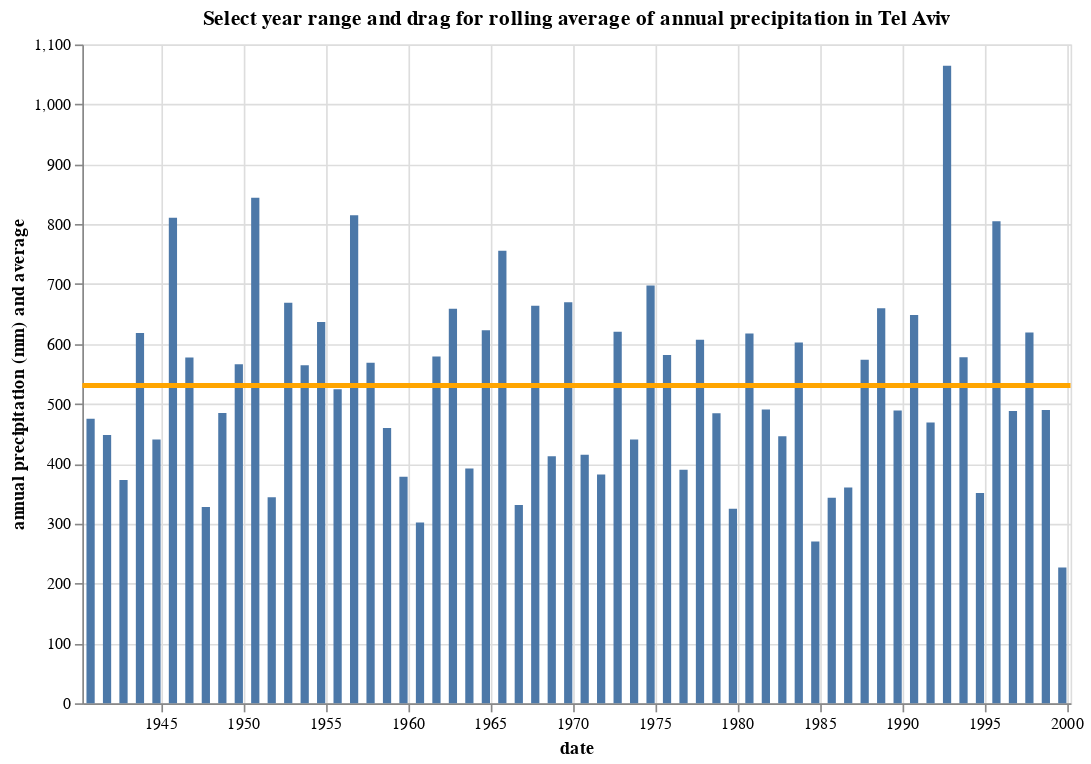

The cell this chart's notebook holds for it:
### Markdown cell above
![](hydrology_figures/monthly_tel_aviv_1940-1999.png)

## hydrological year

A time period of 12 months for which precipitation totals are measured. The hydrological year is designated by the calendar year in which it **ends**.  
Let's define the hydrological year for Tel Aviv from 1 October to 30 September.

האם אקלים הגשם שלנו משתנה
> youtube: https://youtu.be/v0uNpj03Rk4

![](hydrology_figures/annual_tel_aviv_with_mean.png)

![](hydrology_figures/histogram_tel_aviv_with_mean_and_std.png)

## coefficient of variation

$\langle{P}\rangle=$ average precipitation  
$\sigma=$ standard deviation

$$CV = \frac{\sigma}{\langle{P}\rangle}$$

Assuming that the inter-annual distribution is a gaussian: 67% of the time, rainfall will vary +/- 30% from its long term average in Tel Aviv.

Precipitation averages are [usually calculated for time intervals of 30 years](https://www.ncdc.noaa.gov/news/defining-climate-normals-new-ways).

![](hydrology_figures/mean_tel_aviv_2_windows.png)

![](hydrology_figures/mean_tel_aviv_4_windows.png)

### Code cell
#collapse-hide

import altair as alt
import pandas as pd

df = pd.read_csv("TEL_AVIV_READING_monthly.csv", sep=",")
# make 'DATE' the dataframe index
df['DATE'] = pd.to_datetime(df['DATE'])
df = df.set_index('DATE')

df_year_all = df['PRCP'].resample('A-SEP').sum().to_frame()  # annual frequency, anchored end of September
df_year_all.columns = ['rain (mm)'] # rename 'PRCP' column to 'rain (mm)'
df_year = df_year_all.iloc[:-1]  # exclude last row

# Altair only recognizes column data; it ignores index values.
# You can plot the index data by first resetting the index
# I know that I've just made 'DATE' the index, but I want to have this here nonetheless so I can refer to this in the future
source = df_year.reset_index()
brush = alt.selection(type='interval', encodings=['x'])

# T: temporal, a time or date value
# Q: quantitative, a continuous real-valued quantity
# https://altair-viz.github.io/user_guide/encoding.html#encoding-data-types
bars = alt.Chart().mark_bar().encode(
    x=alt.X('DATE:T', axis=alt.Axis(title='date')),
    y=alt.Y('rain (mm):Q',  axis=alt.Axis(title='annual precipitation (mm) and average')),
    opacity=alt.condition(brush, alt.OpacityValue(1), alt.OpacityValue(0.2)),
).add_selection(
    brush
).properties(
    title='Select year range and drag for rolling average of annual precipitation in Tel Aviv'
).properties(
    width=600,
    height=400
)

line = alt.Chart().mark_rule(color='orange').encode(
    y='mean(rain (mm)):Q',
    size=alt.SizeValue(3)
).transform_filter(
    brush
)

alt.layer(bars, line, data=source)

### Figure 1 — Vega-Lite specification as saved in the notebook (floating-point values rounded to 4 significant figures)
{"config": {"view": {"continuousWidth": 400, "continuousHeight": 300}}, "layer": [{"mark": "bar", "encoding": {"opacity": {"condition": {"value": 1, "selection": "selector001"}, "value": 0.2}, "x": {"type": "temporal", "axis": {"title": "date"}, "field": "DATE"}, "y": {"type": "quantitative", "axis": {"title": "annual precipitation (mm) and average"}, "field": "rain (mm)"}}, "height": 400, "selection": {"selector001": {"type": "interval", "encodings": ["x"]}}, "title": "Select year range and drag for rolling average of annual precipitation in Tel Aviv", "width": 600}, {"mark": {"type": "rule", "color": "orange"}, "encoding": {"size": {"value": 3}, "y": {"type": "quantitative", "aggregate": "mean", "field": "rain (mm)"}}, "transform": [{"filter": {"selection": "selector001"}}]}], "data": {"name": "data-2d96d987e1227deba5d77799c3c22c8b"}, "$schema": "https://vega.github.io/schema/vega-lite/v4.8.1.json", "datasets": {"data-2d96d987e1227deba5d77799c3c22c8b": [{"DATE": "1940-09-30T00:00:00", "rain (mm)": 474.9}, {"DATE": "1941-09-30T00:00:00", "rain (mm)": 447.8}, {"DATE": "1942-09-30T00:00:00", "rain (mm)": 372.9}, {"DATE": "1943-09-30T00:00:00", "rain (mm)": 618.2}, {"DATE": "1944-09-30T00:00:00", "rain (mm)": 440.5}, {"DATE": "1945-09-30T00:00:00", "rain (mm)": 810.6}, {"DATE": "1946-09-30T00:00:00", "rain (mm)": 577.3}, {"DATE": "1947-09-30T00:00:00", "rain (mm)": 327.8}, {"DATE": "1948-09-30T00:00:00", "rain (mm)": 484.5}, {"DATE": "1949-09-30T00:00:00", "rain (mm)": 566.1}, {"DATE": "1950-09-30T00:00:00", "rain (mm)": 844.1}, {"DATE": "1951-09-30T00:00:00", "rain (mm)": 343.8}, {"DATE": "1952-09-30T00:00:00", "rain (mm)": 668.9}, {"DATE": "1953-09-30T00:00:00", "rain (mm)": 564.5}, {"DATE": "1954-09-30T00:00:00", "rain (mm)": 636.8}, {"DATE": "1955-09-30T00:00:00", "rain (mm)": 524.4}, {"DATE": "1956-09-30T00:00:00", "rain (mm)": 814.8}, {"DATE": "1957-09-30T00:00:00", "rain (mm)": 568.4}, {"DATE": "1958-09-30T00:00:00", "rain (mm)": 459.8}, {"DATE": "1959-09-30T00:00:00", "rain (mm)": 378.4}, {"DATE": "1960-09-30T00:00:00", "rain (mm)": 301.7}, {"DATE": "1961-09-30T00:00:00", "rain (mm)": 578.9}, {"DATE": "1962-09-30T00:00:00", "rain (mm)": 658.7}, {"DATE": "1963-09-30T00:00:00", "rain (mm)": 392.1}, {"DATE": "1964-09-30T00:00:00", "rain (mm)": 622.7}, {"DATE": "1965-09-30T00:00:00", "rain (mm)": 755.5}, {"DATE": "1966-09-30T00:00:00", "rain (mm)": 331.0}, {"DATE": "1967-09-30T00:00:00", "rain (mm)": 663.6}, {"DATE": "1968-09-30T00:00:00", "rain (mm)": 412.4}, {"DATE": "1969-09-30T00:00:00", "rain (mm)": 669.4}, {"DATE": "1970-09-30T00:00:00", "rain (mm)": 415.1}, {"DATE": "1971-09-30T00:00:00", "rain (mm)": 382.0}, {"DATE": "1972-09-30T00:00:00", "rain (mm)": 620.4}, {"DATE": "1973-09-30T00:00:00", "rain (mm)": 440.5}, {"DATE": "1974-09-30T00:00:00", "rain (mm)": 697.5}, {"DATE": "1975-09-30T00:00:00", "rain (mm)": 581.7}, {"DATE": "1976-09-30T00:00:00", "rain (mm)": 389.8}, {"DATE": "1977-09-30T00:00:00", "rain (mm)": 606.8}, {"DATE": "1978-09-30T00:00:00", "rain (mm)": 484.3}, {"DATE": "1979-09-30T00:00:00", "rain (mm)": 324.7}, {"DATE": "1980-09-30T00:00:00", "rain (mm)": 617.6}, {"DATE": "1981-09-30T00:00:00", "rain (mm)": 490.4}, {"DATE": "1982-09-30T00:00:00", "rain (mm)": 446.0}, {"DATE": "1983-09-30T00:00:00", "rain (mm)": 602.4}, {"DATE": "1984-09-30T00:00:00", "rain (mm)": 270.3}, {"DATE": "1985-09-30T00:00:00", "rain (mm)": 343.2}, {"DATE": "1986-09-30T00:00:00", "rain (mm)": 360.2}, {"DATE": "1987-09-30T00:00:00", "rain (mm)": 573.6}, {"DATE": "1988-09-30T00:00:00", "rain (mm)": 659.6}, {"DATE": "1989-09-30T00:00:00", "rain (mm)": 488.9}, {"DATE": "1990-09-30T00:00:00", "rain (mm)": 648.5}, {"DATE": "1991-09-30T00:00:00", "rain (mm)": 468.9}, {"DATE": "1992-09-30T00:00:00", "rain (mm)": 1064.0}, {"DATE": "1993-09-30T00:00:00", "rain (mm)": 577.9}, {"DATE": "1994-09-30T00:00:00", "rain (mm)": 350.9}, {"DATE": "1995-09-30T00:00:00", "rain (mm)": 804.7}, {"DATE": "1996-09-30T00:00:00", "rain (mm)": 488.2}, {"DATE": "1997-09-30T00:00:00", "rain (mm)": 619.1}, {"DATE": "1998-09-30T00:00:00", "rain (mm)": 489.6}, {"DATE": "1999-09-30T00:00:00", "rain (mm)": 226.5}]}}
